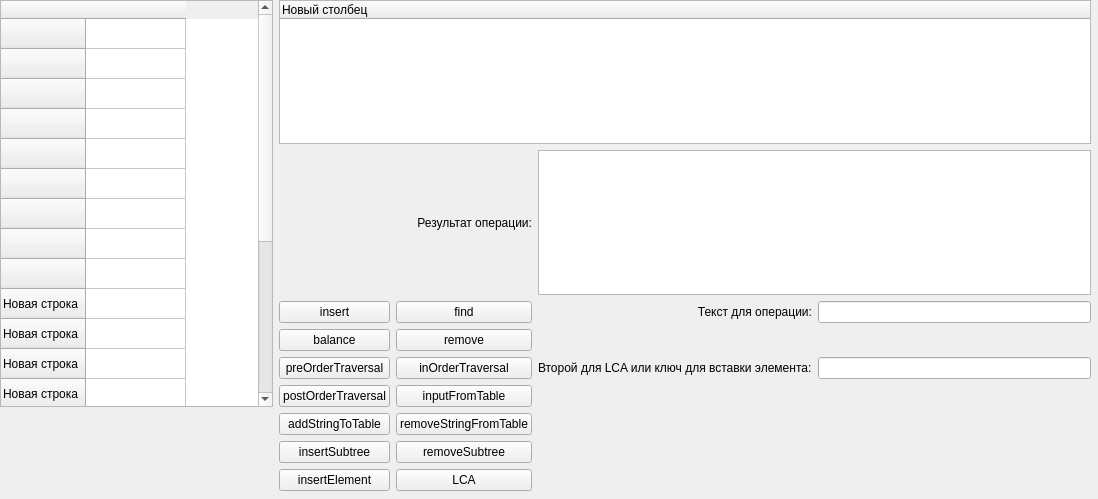
<?xml version="1.0" encoding="UTF-8"?>
<ui version="4.0">
 <class>MainWindow</class>
 <widget class="QMainWindow" name="MainWindow">
  <property name="geometry">
   <rect>
    <x>0</x>
    <y>0</y>
    <width>1098</width>
    <height>499</height>
   </rect>
  </property>
  <property name="windowTitle">
   <string>MainWindow</string>
  </property>
  <widget class="QWidget" name="centralwidget">
   <widget class="QWidget" name="gridLayoutWidget">
    <property name="geometry">
     <rect>
      <x>0</x>
      <y>0</y>
      <width>1091</width>
      <height>491</height>
     </rect>
    </property>
    <layout class="QGridLayout" name="gridLayout">
     <item row="1" column="1" colspan="2">
      <widget class="QLabel" name="label">
       <property name="text">
        <string>Результат операции:</string>
       </property>
       <property name="alignment">
        <set>Qt::AlignRight|Qt::AlignTrailing|Qt::AlignVCenter</set>
       </property>
      </widget>
     </item>
     <item row="3" column="3">
      <widget class="QLabel" name="label_2">
       <property name="text">
        <string/>
       </property>
      </widget>
     </item>
     <item row="1" column="3" colspan="2">
      <widget class="QPlainTextEdit" name="resLAbel"/>
     </item>
     <item row="4" column="2">
      <widget class="QPushButton" name="inorderButton">
       <property name="text">
        <string>inOrderTraversal</string>
       </property>
      </widget>
     </item>
     <item row="0" column="0" rowspan="6">
      <widget class="QTableWidget" name="tableWidget">
       <row>
        <property name="text">
         <string/>
        </property>
       </row>
       <row>
        <property name="text">
         <string/>
        </property>
       </row>
       <row>
        <property name="text">
         <string/>
        </property>
       </row>
       <row>
        <property name="text">
         <string/>
        </property>
       </row>
       <row>
        <property name="text">
         <string/>
        </property>
       </row>
       <row>
        <property name="text">
         <string/>
        </property>
       </row>
       <row>
        <property name="text">
         <string/>
        </property>
       </row>
       <row>
        <property name="text">
         <string/>
        </property>
       </row>
       <row>
        <property name="text">
         <string/>
        </property>
       </row>
       <row>
        <property name="text">
         <string>Новая строка</string>
        </property>
       </row>
       <row>
        <property name="text">
         <string>Новая строка</string>
        </property>
       </row>
       <row>
        <property name="text">
         <string>Новая строка</string>
        </property>
       </row>
       <row>
        <property name="text">
         <string>Новая строка</string>
        </property>
       </row>
       <row>
        <property name="text">
         <string>Новая строка</string>
        </property>
       </row>
       <row>
        <property name="text">
         <string>Новая строка</string>
        </property>
       </row>
       <row>
        <property name="text">
         <string>Новая строка</string>
        </property>
       </row>
       <row>
        <property name="text">
         <string>Новая строка</string>
        </property>
       </row>
       <row>
        <property name="text">
         <string>Новая строка</string>
        </property>
       </row>
       <row>
        <property name="text">
         <string>Новая строка</string>
        </property>
       </row>
       <row>
        <property name="text">
         <string>Новая строка</string>
        </property>
       </row>
       <column>
        <property name="text">
         <string/>
        </property>
       </column>
      </widget>
     </item>
     <item row="7" column="1">
      <widget class="QPushButton" name="insertSubtreeButton">
       <property name="text">
        <string>insertSubtree</string>
       </property>
      </widget>
     </item>
     <item row="3" column="1">
      <widget class="QPushButton" name="balanceButton">
       <property name="text">
        <string>balance</string>
       </property>
      </widget>
     </item>
     <item row="7" column="2">
      <widget class="QPushButton" name="removeSubtreeButton">
       <property name="text">
        <string>removeSubtree</string>
       </property>
      </widget>
     </item>
     <item row="5" column="1">
      <widget class="QPushButton" name="postorderButton">
       <property name="text">
        <string>postOrderTraversal</string>
       </property>
      </widget>
     </item>
     <item row="2" column="4">
      <widget class="QLineEdit" name="infoLineEdit"/>
     </item>
     <item row="0" column="1" colspan="4">
      <widget class="QTreeWidget" name="treeWidget">
       <column>
        <property name="text">
         <string>Новый столбец</string>
        </property>
       </column>
      </widget>
     </item>
     <item row="8" column="1">
      <widget class="QPushButton" name="insertElmentButton">
       <property name="text">
        <string>insertElement</string>
       </property>
      </widget>
     </item>
     <item row="6" column="1">
      <widget class="QPushButton" name="addStringButton">
       <property name="text">
        <string>addStringToTable</string>
       </property>
      </widget>
     </item>
     <item row="2" column="1">
      <widget class="QPushButton" name="insertButton">
       <property name="text">
        <string>insert</string>
       </property>
      </widget>
     </item>
     <item row="8" column="2">
      <widget class="QPushButton" name="LCAButton">
       <property name="text">
        <string>LCA</string>
       </property>
      </widget>
     </item>
     <item row="2" column="3">
      <widget class="QLabel" name="label_3">
       <property name="text">
        <string>Текст для операции:</string>
       </property>
       <property name="alignment">
        <set>Qt::AlignRight|Qt::AlignTrailing|Qt::AlignVCenter</set>
       </property>
      </widget>
     </item>
     <item row="5" column="2">
      <widget class="QPushButton" name="inputButton">
       <property name="text">
        <string>inputFromTable</string>
       </property>
      </widget>
     </item>
     <item row="6" column="2">
      <widget class="QPushButton" name="removeStringButton">
       <property name="text">
        <string>removeStringFromTable</string>
       </property>
      </widget>
     </item>
     <item row="3" column="2">
      <widget class="QPushButton" name="removeButton">
       <property name="text">
        <string>remove</string>
       </property>
      </widget>
     </item>
     <item row="2" column="2">
      <widget class="QPushButton" name="findButton">
       <property name="text">
        <string>find</string>
       </property>
      </widget>
     </item>
     <item row="4" column="1">
      <widget class="QPushButton" name="preorderButton">
       <property name="text">
        <string>preOrderTraversal</string>
       </property>
      </widget>
     </item>
     <item row="4" column="3">
      <widget class="QLabel" name="label_4">
       <property name="text">
        <string>Второй для LCA или ключ для вставки элемента:</string>
       </property>
      </widget>
     </item>
     <item row="4" column="4">
      <widget class="QLineEdit" name="lineEdit"/>
     </item>
    </layout>
   </widget>
  </widget>
 </widget>
 <resources/>
 <connections/>
</ui>
